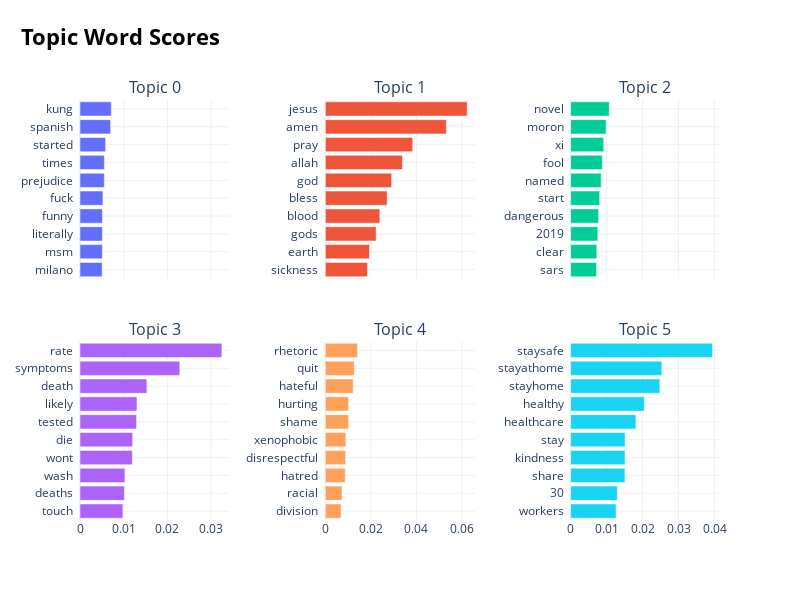

Here is the notebook cell this chart was saved with:
### Code cell
counterberto2.visualize_barchart(top_n_topics=6, n_words = 10)

### Figure 1 — Plotly figure (JSON) as saved in the notebook; plotly's stock layout.template omitted (floating-point values rounded to 4 significant figures)
{"data": [{"orientation": "h", "type": "bar", "x": [0.005063, 0.005116, 0.005123, 0.005132, 0.005243, 0.005556, 0.005573, 0.005854, 0.006998, 0.007153], "xaxis": "x", "y": ["milano  ", "msm  ", "literally  ", "funny  ", "fuck  ", "prejudice  ", "times  ", "started  ", "spanish  ", "kung  "], "yaxis": "y"}, {"orientation": "h", "type": "bar", "x": [0.0185, 0.01939, 0.02231, 0.02393, 0.02713, 0.02911, 0.03386, 0.03835, 0.05312, 0.06227], "xaxis": "x2", "y": ["sickness  ", "earth  ", "gods  ", "blood  ", "bless  ", "god  ", "allah  ", "pray  ", "amen  ", "jesus  "], "yaxis": "y2"}, {"orientation": "h", "type": "bar", "x": [0.007205, 0.007253, 0.007543, 0.00779, 0.008065, 0.008485, 0.008801, 0.009185, 0.009853, 0.01073], "xaxis": "x3", "y": ["sars  ", "clear  ", "2019  ", "dangerous  ", "start  ", "named  ", "fool  ", "xi  ", "moron  ", "novel  "], "yaxis": "y3"}, {"orientation": "h", "type": "bar", "x": [0.009807, 0.01016, 0.01027, 0.01197, 0.01204, 0.01293, 0.01303, 0.01529, 0.02281, 0.03243], "xaxis": "x4", "y": ["touch  ", "deaths  ", "wash  ", "wont  ", "die  ", "tested  ", "likely  ", "death  ", "symptoms  ", "rate  "], "yaxis": "y4"}, {"orientation": "h", "type": "bar", "x": [0.006908, 0.007335, 0.008763, 0.008894, 0.009023, 0.0102, 0.0102, 0.01226, 0.01271, 0.01413], "xaxis": "x5", "y": ["division  ", "racial  ", "hatred  ", "disrespectful  ", "xenophobic  ", "shame  ", "hurting  ", "hateful  ", "quit  ", "rhetoric  "], "yaxis": "y5"}, {"orientation": "h", "type": "bar", "x": [0.01262, 0.01296, 0.01509, 0.01512, 0.01514, 0.01813, 0.02047, 0.02479, 0.02535, 0.03944], "xaxis": "x6", "y": ["workers  ", "30  ", "share  ", "kindness  ", "stay  ", "healthcare  ", "healthy  ", "stayhome  ", "stayathome  ", "staysafe  "], "yaxis": "y6"}], "layout": {"annotations": [{"font": {"size": 16}, "showarrow": false, "text": "Topic 0", "x": 0.1167, "xanchor": "center", "xref": "paper", "y": 1, "yanchor": "bottom", "yref": "paper"}, {"font": {"size": 16}, "showarrow": false, "text": "Topic 1", "x": 0.5, "xanchor": "center", "xref": "paper", "y": 1, "yanchor": "bottom", "yref": "paper"}, {"font": {"size": 16}, "showarrow": false, "text": "Topic 2", "x": 0.8833, "xanchor": "center", "xref": "paper", "y": 1, "yanchor": "bottom", "yref": "paper"}, {"font": {"size": 16}, "showarrow": false, "text": "Topic 3", "x": 0.1167, "xanchor": "center", "xref": "paper", "y": 0.425, "yanchor": "bottom", "yref": "paper"}, {"font": {"size": 16}, "showarrow": false, "text": "Topic 4", "x": 0.5, "xanchor": "center", "xref": "paper", "y": 0.425, "yanchor": "bottom", "yref": "paper"}, {"font": {"size": 16}, "showarrow": false, "text": "Topic 5", "x": 0.8833, "xanchor": "center", "xref": "paper", "y": 0.425, "yanchor": "bottom", "yref": "paper"}], "height": 600, "hoverlabel": {"bgcolor": "white", "font": {"family": "Rockwell", "size": 16}}, "showlegend": false, "title": {"font": {"color": "Black", "size": 22}, "text": "<b>Topic Word Scores", "x": 0.15, "xanchor": "center", "y": 0.95, "yanchor": "top"}, "width": 800, "xaxis": {"anchor": "y", "domain": [0, 0.2333], "matches": "x4", "showgrid": true, "showticklabels": false}, "xaxis2": {"anchor": "y2", "domain": [0.3833, 0.6167], "matches": "x5", "showgrid": true, "showticklabels": false}, "xaxis3": {"anchor": "y3", "domain": [0.7667, 1.0], "matches": "x6", "showgrid": true, "showticklabels": false}, "xaxis4": {"anchor": "y4", "domain": [0, 0.2333], "showgrid": true}, "xaxis5": {"anchor": "y5", "domain": [0.3833, 0.6167], "showgrid": true}, "xaxis6": {"anchor": "y6", "domain": [0.7667, 1.0], "showgrid": true}, "yaxis": {"anchor": "x", "domain": [0.575, 1], "showgrid": true}, "yaxis2": {"anchor": "x2", "domain": [0.575, 1], "showgrid": true}, "yaxis3": {"anchor": "x3", "domain": [0.575, 1], "showgrid": true}, "yaxis4": {"anchor": "x4", "domain": [0, 0.425], "showgrid": true}, "yaxis5": {"anchor": "x5", "domain": [0, 0.425], "showgrid": true}, "yaxis6": {"anchor": "x6", "domain": [0, 0.425], "showgrid": true}}}
